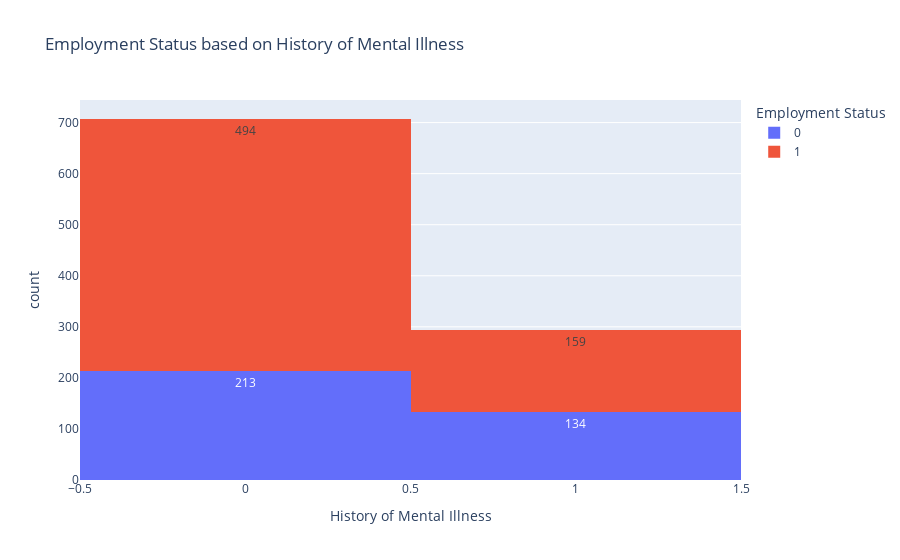

Notebook cell for this chart:
### Code cell
# Visualization for History of Mental Illness and Employment Status.
age_smoking_bar = px.histogram(df, x=df['History of Mental Illness'], color=df['Employment Status'],
                               text_auto=True, title='Employment Status based on History of Mental Illness')
age_smoking_bar.show()

### Figure 1 — Plotly figure (JSON) as saved in the notebook; plotly's stock layout.template omitted (floating-point values rounded to 4 significant figures; data arrays with more than 128 entries replaced by an {"elided": "..."} marker saying what was removed)
{"data": [{"bingroup": "x", "hovertemplate": "Employment Status=0<br>History of Mental Illness=%{x}<br>count=%{y}<extra></extra>", "legendgroup": "0", "marker": {"color": "#636efa", "pattern": {"shape": ""}}, "name": "0", "orientation": "v", "showlegend": true, "texttemplate": "%{value}", "type": "histogram", "x": {"elided": "347 int values"}, "xaxis": "x", "yaxis": "y"}, {"bingroup": "x", "hovertemplate": "Employment Status=1<br>History of Mental Illness=%{x}<br>count=%{y}<extra></extra>", "legendgroup": "1", "marker": {"color": "#EF553B", "pattern": {"shape": ""}}, "name": "1", "orientation": "v", "showlegend": true, "texttemplate": "%{value}", "type": "histogram", "x": {"elided": "653 int values"}, "xaxis": "x", "yaxis": "y"}], "layout": {"barmode": "relative", "legend": {"title": {"text": "Employment Status"}, "tracegroupgap": 0}, "title": {"text": "Employment Status based on History of Mental Illness"}, "xaxis": {"anchor": "y", "domain": [0, 1], "title": {"text": "History of Mental Illness"}}, "yaxis": {"anchor": "x", "domain": [0, 1], "title": {"text": "count"}}}}
